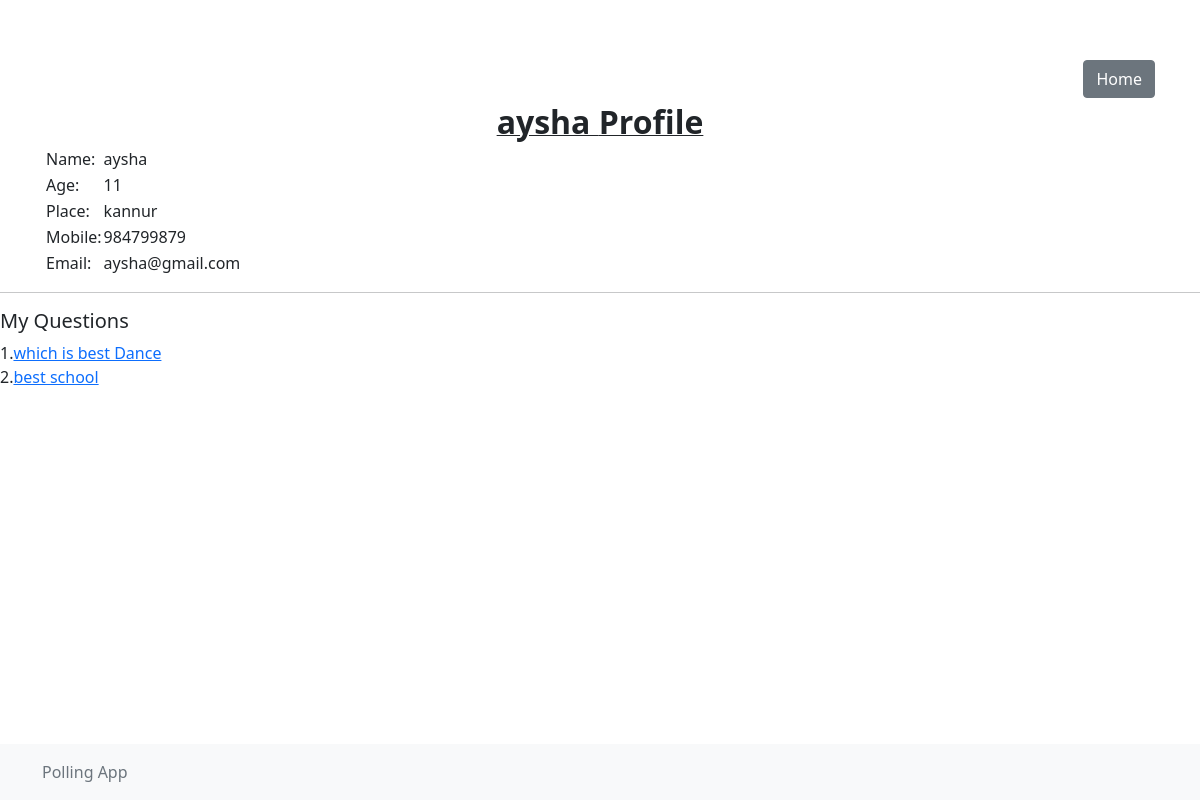
Screenshot of /home/1/viewProfile/ (signed in) with the database file from the repository.
### PollApp/models.py (models this page shows)
class Register(models.Model):
	name=models.CharField(max_length=30)
	age=models.IntegerField()
	place=models.CharField(max_length=30)
	mobile=models.CharField(max_length=20)
	email=models.EmailField()
	password=models.CharField(max_length=20)

class CreatePoll(models.Model):
	register=models.ForeignKey(Register,on_delete=models.CASCADE,default='1')
	question=models.CharField(max_length=200,blank=False)
	option1=models.CharField(max_length=100,blank=False)
	option2=models.CharField(max_length=100,blank=False)
	option3=models.CharField(max_length=100,blank=False)
	option4=models.CharField(max_length=100,blank=False)
	option1_count=models.IntegerField(default=0)
	option2_count=models.IntegerField(default=0)
	option3_count=models.IntegerField(default=0)
	option4_count=models.IntegerField(default=0)

### PollApp/views.py (the view)
# urls.py: path('home/<int:id>/viewProfile/',views.viewProfile,name='viewProfile'),
def viewProfile(request,id):
	if request.session.has_key('user'):
		user=request.session['user']
		polls=CreatePoll.objects.filter(register=user)
		profile=Register.objects.get(id=user)
	else:
		logForm=LoginForm()
		return render(request,'login.html',{'logForm':logForm})
	return render(request,'viewProfile.html',{'polls':polls,'profile':profile})

### PollApp/templates/viewProfile.html (shortened to what this page needs)
{% extends 'base.html' %}
	{% block content %}
	<div align="right">
				<a href="{% url 'PollApp:home' user.id %}" class="btn btn-secondary" >Home</a>
			</div>
	<center><strong><u><font size="6px">{{profile.name}} Profile</font></u></strong></center>
		<table>
			<div>
				<tr>
					<td>
						Name:
					</td>
					<td>
						{{profile.name}}
					</td>
				</tr>
				<tr>
					<td>
						Age:
					</td>
					<td>
						{{profile.age}}
					</td>
				</tr>
				<tr>
					<td>
						Place:
					</td>
					<td>
						{{profile.place}}
					</td>
				</tr>
				<tr>
					<td>
						Mobile:
					</td>
					<td>
						{{profile.mobile}}
					</td>
				</tr>
				<tr>
					<td>
						Email:
					</td>
					<td>
						{{profile.email}}
					</td>
				</tr>
			</table>
			</div>
			<hr>
			<div>
				<h5>My Questions</h5>
				{% for poll in polls %}
					<tr>
						<td>
							{{forloop.counter}}.<a href="{% url 'PollApp:viewResult' poll.id %}">{{poll.question}}</a><br>
						</td>
					</tr>
				{% endfor %}
			</div>
	{% endblock %}

### rows the page displays
Register: name "aysha", age "11", place "kannur", mobile "984799879", email "aysha@gmail.com"
CreatePoll: question "which is best Dance"
CreatePoll: question "best school"
